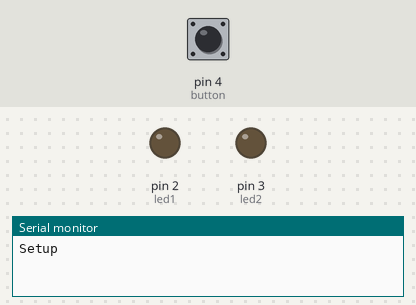
Recording of a sketch running on a simulated Arduino Uno, built with avr-gcc and run on an emulated ATmega328P. On the bench: output pins drawn as LEDs (lit = HIGH), the last lines printed to the serial monitor. The inputs (shaded band) are chosen by the test bench; at power-on: pin 4 (button) LOW.

Above: at 1.2 s.
1.3 s: pin 4 (button) pulled HIGH for 0.15 s
At 1.6 s:
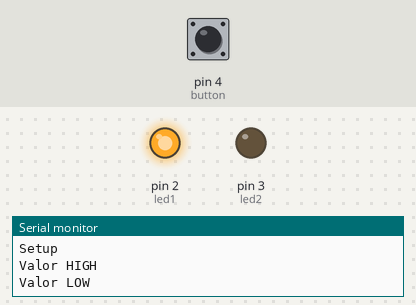
2.9 s: pin 4 (button) pulled HIGH for 1 s
At 4.1 s:
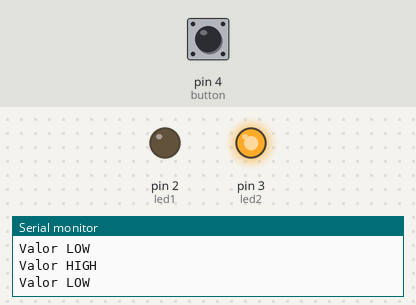
5.4 s: pin 4 (button) pulled HIGH for 3.2 s
At 6.0 s:
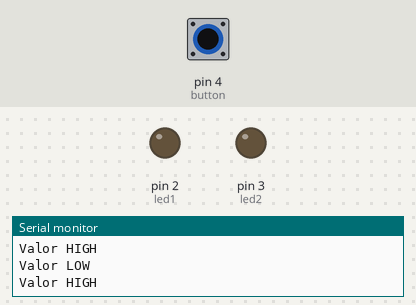
Timing chart, 0 to 8.4 s (numbered marks = the images above; inputs shaded):
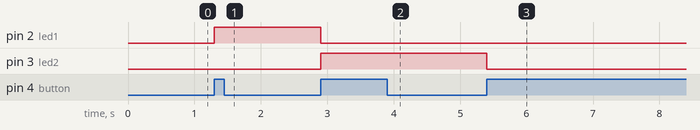

The sketch:

Ejemplo2.ino
```cpp
// Pins
int led1 = 2;
int led2 = 3;
int button = 4;
int buttonState = 0;
int pushed = 0;
// 0: todo apagado
// 1: led1 encendido
// 2: led2 encendido

void setup() {
  Serial.begin(9600);
  // Iniciar el Serial
  Serial.println("Setup");
  // Inicializamos los pines digitales como salida
  // Queremos que alimenten electricamente los leds
  pinMode(led1, OUTPUT);
  pinMode(led2, OUTPUT);
  // Queremos leer la entrada
  pinMode(button, INPUT);
}

// La funcion loop se llama una y otra vez hasta el infinito
void loop() {
  int read = digitalRead(button);
  // Si han pulsado el botón y estaba sin pulsar ->
  if (read == HIGH && pushed == 0) {
    // botón pulsado!
    pushed = 1;
    Serial.println("Valor HIGH");
    if (buttonState == 2) {
      buttonState = 0;
    } else {
      buttonState++;
    }
    switch (buttonState) {
      case 0:
        digitalWrite(led1, LOW);
        digitalWrite(led2, LOW);
        break;
      case 1:
        digitalWrite(led1, HIGH);
        digitalWrite(led2, LOW);
        break;
      case 2:
        digitalWrite(led1, LOW);
        digitalWrite(led2, HIGH);
        break;
    }
  }

  // Si han quitado el dedo del botón cambio su estado
  else if (read == LOW && pushed == 1) {
    Serial.println("Valor LOW");
    pushed = 0;
  }

}
```

Measured:
- after the input at 1.3 s, pin 2 (led1): LOW → HIGH at once
- after the input at 2.9 s, pin 2 (led1): HIGH → LOW at once; pin 3 (led2): LOW → HIGH at once
- after the input at 5.4 s, pin 3 (led2): HIGH → LOW at once
